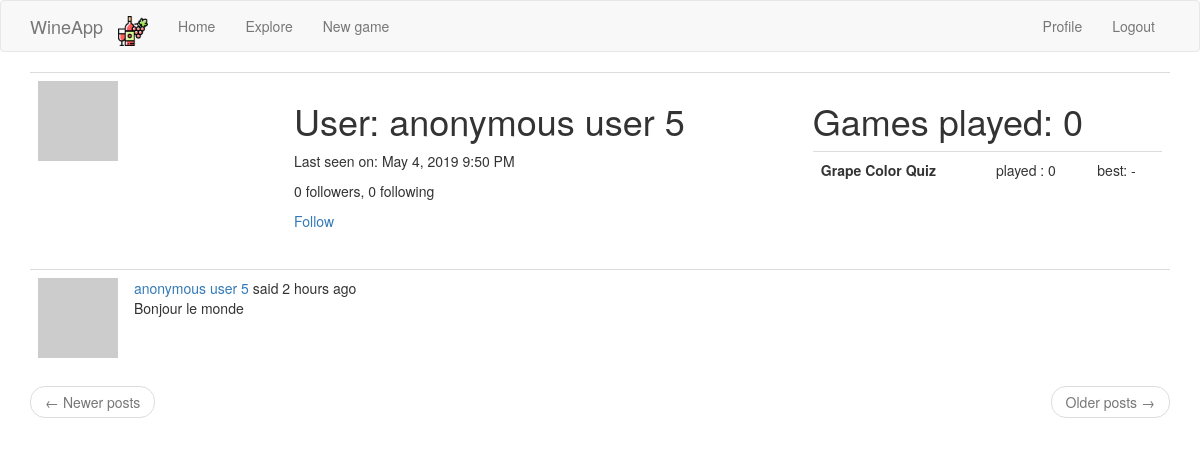
/user/anonymous user 5 (signed in), run on an earlier commit of the app's database.
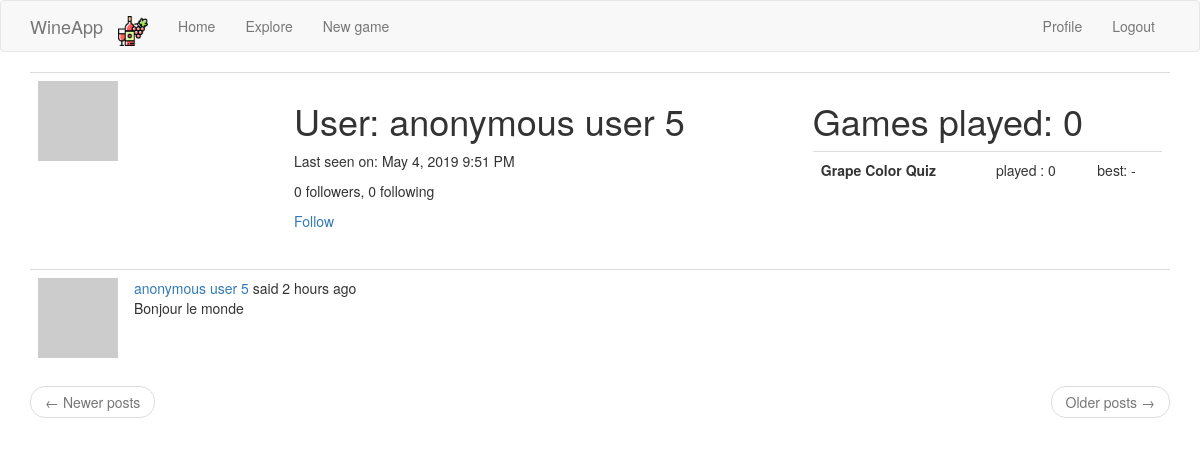
And on a later commit of the database.
### app/models.py (models this page shows, shortened)
class User(UserMixin, db.Model):
    id = db.Column(db.Integer, primary_key=True)
    username = db.Column(db.String(64), index=True, unique=True)
    email = db.Column(db.String(120), index=True, unique=True)
    password_hash = db.Column(db.String(128))
    posts = db.relationship('Post', backref='author', lazy='dynamic')
    about_me = db.Column(db.String(140))
    last_seen = db.Column(db.DateTime, default=datetime.utcnow)
    followed = db.relationship(
        'User', secondary=followers,
        primaryjoin=(followers.c.follower_id == id),
        secondaryjoin=(followers.c.followed_id == id),
        backref=db.backref('followers', lazy='dynamic'), lazy='dynamic')
    def avatar(self, size):
        digest = md5(self.email.lower().encode('utf-8')).hexdigest()
        return 'https://www.gravatar.com/avatar/{}?d=identicon&s={}'.format(
            digest, size)
    def is_following(self, user_):
        return self.followed.filter(
            followers.c.followed_id == user_.id).count() > 0

### app/main/routes.py (the view)
@bp.route('/user/<username>')
@login_required
def user(username):
    user_ = User.query.filter_by(username=username).first_or_404()
    summary_per_type, nb_played_games = get_player_stats(user_)
    page = request.args.get('page', 1, type=int)
    posts = user_.posts.order_by(Post.timestamp.desc()).paginate(
        page, current_app.config['POSTS_PER_PAGE'], False)
    next_url = url_for('main.user', username=user_.username,
                       page=posts.next_num) if posts.has_next else None
    prev_url = url_for('main.user', username=user_.username,
                       page=posts.prev_num) if posts.has_prev else None
    return render_template('user.html', user=user_, posts=posts.items,
                           next_url=next_url, prev_url=prev_url, nb_played_games=nb_played_games,
                           games_data=summary_per_type)

### app/main/routes.py (called while the page is built)
@bp.before_app_request
def before_request():
    if current_user.is_authenticated:
        current_user.last_seen = datetime.utcnow()
        db.session.commit()
    g.locale = str(get_locale())

### app/models.py (called while the page is built)
@login.user_loader
def load_user(id):
    return User.query.get(int(id))

def get_player_stats(user_):
    games = Game.query.filter_by(player_id=user_.id).all()
    games_per_type = {}
    for game_type, game_name in current_app.config['GAMES_TO_NAMES'].items():
        games_per_type[(game_type, game_name)] = [game for game in games if game.game_type == game_type]
    summary_per_type = []
    for (game_type, game_name), games in games_per_type.items():
        summary_per_type.append(
            {
                'name': game_name,
                'type': game_type,
                'nb_played': len(games),
                'best': max(games, key=lambda x: x.score).score if len(games) > 0 else '-'
            }
        )
        return summary_per_type, len(games)

### app/templates/user.html (shortened to what this page needs)
{% extends "base.html" %}
{% block app_content %}
<table class="table table-hover">
    <tr>
        <td width="256px"><img src="{{ user.avatar(256) }}"></td>
        <td>
            <h1>{{ _('User') }}: {{ user.username }}</h1>
            {% if user.last_seen %}
            <p>{{ _('Last seen on') }}: {{ moment(user.last_seen).format('LLL') }}</p>
            {% endif %}
            <p>{{ _('%(count)d followers', count=user.followers.count()) }}, {{ _('%(count)d following',
                count=user.followed.count()) }}</p>
            {% if user == current_user %}
            <p><a href="{{ url_for('main.edit_profile') }}">{{ _('Edit your profile') }}</a></p>
            {% elif not current_user.is_following(user) %}
            <p><a href="{{ url_for('main.follow', username=user.username) }}">{{ _('Follow') }}</a></p>
            {% else %}
            <p><a href="{{ url_for('main.unfollow', username=user.username) }}">{{ _('Unfollow') }}</a></p>
            {% endif %}
        </td>
        <td>
            <h1>Games played: {{ nb_played_games }}</h1>
            <table class="table table-hover">
                {% for game in games_data %}
                <tr onclick="window.location='{{ url_for('main.quick_new_game', game_type=game.type) }}'">
                    <th>{{ game.name }}</th>
                    <td>played : {{ game.nb_played }}</td>
                    <td>best: {{ game.best }}</td>
                    {% endfor %}
                </tr>
            </table>
        </td>
    </tr>
</table>
{% for post in posts %}
{% include '_post.html' %}
{% endfor %}
<nav aria-label="...">
    <ul class="pager">
        <li class="previous{% if not prev_url %} disabled{% endif %}">
            <a href="{{ prev_url or '#' }}">
                <span aria-hidden="true">&larr;</span> {{ _('Newer posts') }}
            </a>
        </li>
        <li class="next{% if not next_url %} disabled{% endif %}">
            <a href="{{ next_url or '#' }}">
                {{ _('Older posts') }} <span aria-hidden="true">&rarr;</span>
            </a>
        </li>
    </ul>
</nav>
{% endblock %}

What changed in the data, as far as the page shows it:
changed User "anonymous user 5": last_seen "May 4, 2019 9:50 PM" → "May 4, 2019 9:51 PM"
